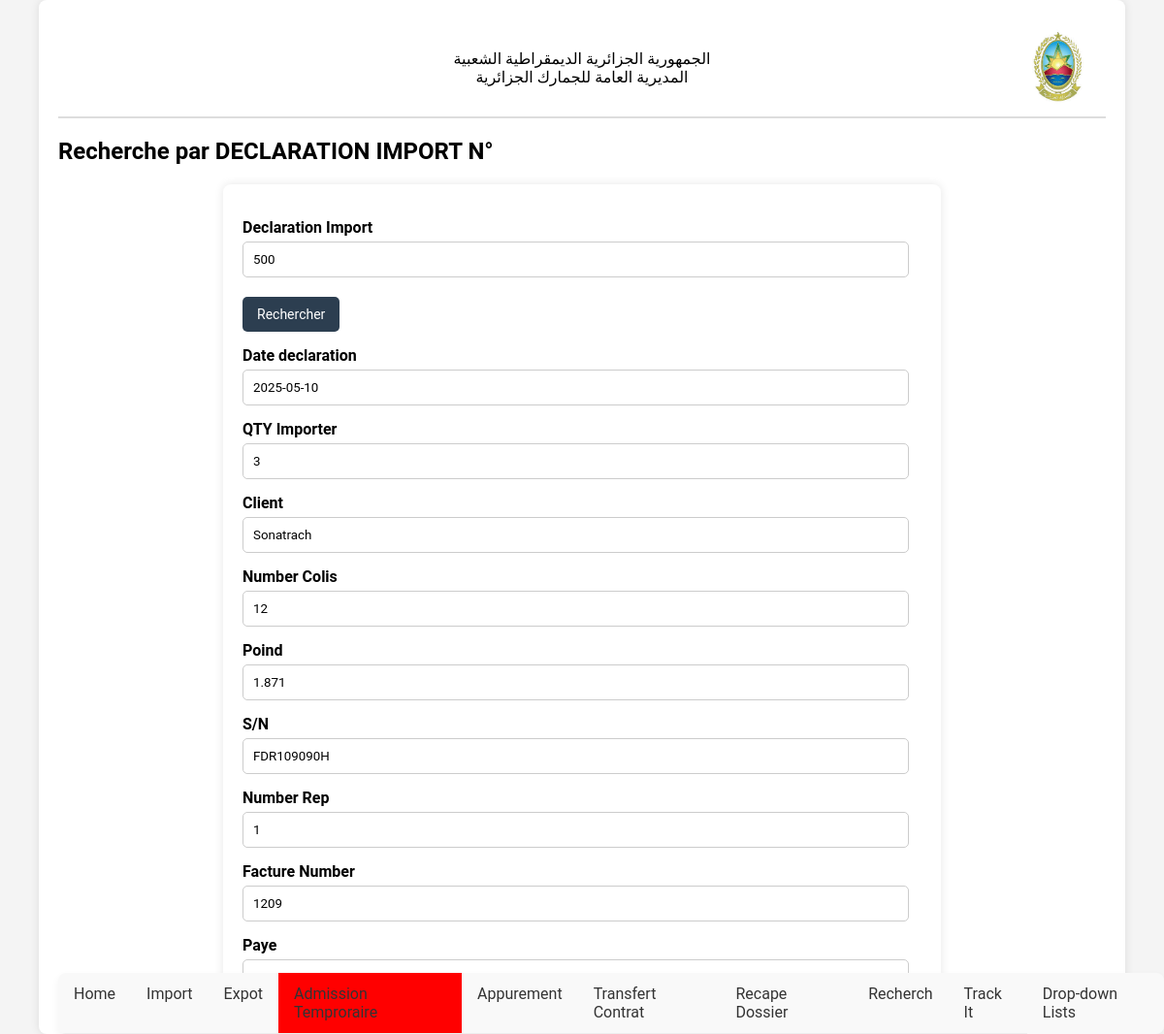
Screenshot of /admission_temproraire.php?dec_reg_prec=500 with the database file from the repository.
### tables this page shows
CREATE TABLE `orders` (
  `id_order` int(11) NOT NULL,
  `id_product` int(11) NOT NULL,
  `id_facture` int(11) NOT NULL,
  `n_rep` int(10) DEFAULT NULL,
  `n_facture` text NOT NULL,
  `type` varchar(6) NOT NULL,
  `client` varchar(100) NOT NULL,
  `regime` varchar(50) NOT NULL,
  `type_input` varchar(15) NOT NULL,
  `bureadiwan` varchar(50) DEFAULT NULL,
  `dec_reg_prec` varchar(20) NOT NULL,
  `import_decl` varchar(100) NOT NULL,
  `num_declaration` int(30) NOT NULL,
  `s_n` varchar(100) NOT NULL,
  `designation` varchar(30) NOT NULL,
  `date_declaration` date NOT NULL,
  `Appurement` varchar(10) DEFAULT NULL,
  `paye` varchar(3) NOT NULL,
  `status` varchar(10) NOT NULL,
  `date_creation` date NOT NULL DEFAULT current_timestamp()
);

CREATE TABLE `products` (
  `id_product` int(10) NOT NULL,
  `number_colis` int(10) NOT NULL,
  `qt` int(10) NOT NULL,
  `poids` float NOT NULL,
  `date_add` date NOT NULL DEFAULT current_timestamp()
);

CREATE TABLE `facture` (
  `id_facture` int(11) NOT NULL,
  `n_facture` int(11) NOT NULL,
  `date_expi` date DEFAULT NULL,
  `num_regi_pre` int(11) NOT NULL,
  `regi_pre` varchar(80) DEFAULT NULL,
  `regi_pre_old` varchar(30) NOT NULL,
  `bureau_douane` varchar(100) NOT NULL
);

### admission_temproraire.php (the view, shortened to what this page needs)
<?php
include 'connect/connect.php';
$dec = $_GET['dec_reg_prec'] ?? '';
$product = [];
if ($dec !== '') {
    $stmt = $conn->prepare(
        "SELECT o.*, f.*, p.*
         FROM orders o
         JOIN products p ON p.id_product = o.id_product
         JOIN facture f ON 1 = 1
         WHERE o.dec_reg_prec = ?"
    );
    $stmt->execute([$dec]);
    $product = $stmt->fetch(PDO::FETCH_ASSOC);
}
?>
<!DOCTYPE html>
<html lang="en">
<head>
    <link rel="stylesheet" href="css/style.css">
    <link rel="stylesheet" href="css/style_nav.css">
</head>
<body>
    <main>
        <div class="head_page">
            <p>الجمهورية الجزائرية الديمقراطية الشعبية<br>المديرية العامة للجمارك الجزائرية</p>
            <img src="image/cus.jpeg" alt="">
        </div>
        <article class="admission-article">
<h2>Recherche par DECLARATION IMPORT N°</h2>
<form method="get">
    <label>Declaration Import</label>
    <input type="text" name="dec_reg_prec" value="<?= htmlspecialchars($dec) ?>" required>
        <button type="submit">Rechercher</button>
    <label>Date declaration</label>
    <input type="text" value="<?= $product['date_declaration'] ?? 'NO DATA' ?>" readonly>
    <label>QTY Importer</label>
    <?php
    $qt = isset($product['qt']) ? (int)$product['qt'] : 0;
    $bg = $qt === 0 ? '#ff1313' : '';
    ?>
    <input type="text" style="background:<?= $bg ?>;" value="<?= $qt ?>" readonly>
    <label>Client</label>
    <input type="text" value="<?= $product['client'] ?? 'NO DATA' ?>" readonly>
    <label>Number Colis</label>
    <input type="text" value="<?= $product['number_colis'] ?? 'NO DATA' ?>" readonly>
    <label>Poind</label>
    <input type="text" value="<?= $product['poids'] ?? 'NO DATA' ?>" readonly>
    <label>S/N</label>
    <input type="text" value="<?= $product['s_n'] ?? 'NO DATA' ?>" readonly>
    <label>Number Rep</label>
    <input type="text" value="<?= $product['n_rep'] ?? 'NO DATA' ?>" readonly>
    <label>Facture Number</label>
    <input type="text" value="<?= $product['n_facture'] ?? 'NO DATA' ?>" readonly>
    <label>Paye</label>
</form>
        </article>
        <div class="nav_botton"
        style="
        display: flex;
        position: fixed;
        bottom: 0;
        ">
        <ul class="nav-list">
        <li><a  href="dashboard.php">Home</a></li>
                    <li><a  href="add_imports.php">Import</a></li>
                    <li><a href="add_exports.php">Expot</a></li>
                    <li><a style="background-color:red;" href="admission_temproraire.php">Admission Temproraire</a></li>
                    <li><a href="appurement.php">Appurement</a></li>
                    <li><a href="transfert_contrat.php">Transfert Contrat</a></li>
                    <li><a href="recape_dossier.php">Recape Dossier</a></li>
                    <li><a href="recherch.php">Recherch</a></li>
                    <li><a href="#" onclick="noactive()">Track It</a></li>
                    <li><a href="lists.php">Drop-down Lists</a></li>
</ul></div>
    </main>
</body>
</html>

### css/style.css (style rules this page uses)
:root { --color-background: #f4f4f4; --color: rgb(93, 93, 94); --fontfamiy: Roboto, "Droid Arabic Kufi", "Times New Roman", Times, serif; }
body { background-color: var(--color-background); margin: 0; padding: 0; }
* { font-family: var(--fontfamiy); }
.head_page { display: flex; align-items: center; justify-content: space-around; }
.head_page img { border-radius: 50%; width: 122px; height: 108px; }
.head_page p { text-align: center; }
main { width: 90%; margin: auto; background: white; padding: 20px; box-shadow: 0px 0px 10px rgba(0, 0, 0, 0.1); border-radius: 8px; }
.head_page { display: flex; justify-content: space-between; align-items: center; text-align: center; padding: 10px; border-bottom: 2px solid #ddd; }
.head_page img { width: 80px; height: auto; }
form { margin-bottom: 20px; }
input[type="text"] { padding: 8px; width: 250px; margin-right: 10px; }
button { padding: 8px 12px; font-size: 14px; border: none; border-radius: 5px; cursor: pointer; transition: 0.3s; }

### css/style_nav.css (style rules this page uses)
.nav-list { display: flex; width: 100%; list-style: none; padding: 0; margin: 0; background-color: #f9f9f9; border-radius: 8px; overflow: hidden; box-shadow: 0 4px 8px rgba(0,0,0,0.05); font-family: Arial, sans-serif; }
.nav-list li { border-bottom: 1px solid #eee; }
.nav-list li:last-child { border-bottom: none; }
.nav-list a { display: block; padding: 12px 16px; color: #333; text-decoration: none; transition: background 0.3s, color 0.3s; }

### admission_temproraire.php (style rules this page uses)
form { background-color: #fff; padding: 20px; max-width: 700px; margin: auto; border-radius: 8px; box-shadow: 0 0 10px rgba(0,0,0,0.1); }
label { display: block; margin-top: 15px; font-weight: bold; }
input[type="text"] { width: 95%; padding: 10px; margin-top: 5px; border: 1px solid #ccc; border-radius: 5px; }
button { margin-top: 20px; padding: 10px 15px; background-color: #2c3e50; color: #fff; border: none; border-radius: 5px; cursor: pointer; }

### rows the page displays
orders: date_declaration "2025-05-10", client "Sonatrach", s_n "FDR109090H", n_rep "1"
products: qt "3", number_colis "12", poids "1.871"
facture: n_facture "1209"
